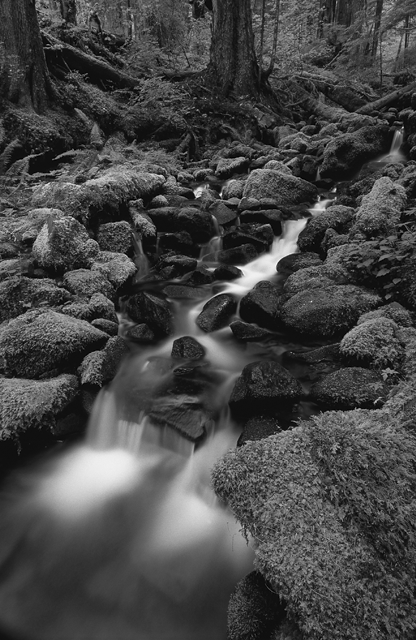
%> input picture Classes/ECES682/Lab5/Waterfall.tif, 416 x 640 px
$ octave Lab5.m   (GNU Octave 9; MATLAB toolbox functions it lacks are replaced by stand-ins)
%> lines starting %> are read from the running program, lines starting %| are printed output that depends on the picture
### Classes/ECES682/Lab5/do_blockdct.m
function out = do_blockdct(in, b_size, sw)
% The input image is not padded: If b_size does not divide dimensions, part
% is left out.
[h v] = size(in);
out = zeros(h,v);
kk = 1;
in = double(in);
for k = b_size:b_size:h
    mm = 1;
    for m = b_size:b_size:v
        get = in(kk:k,mm:m);
        if sw>0
            out(kk:k,mm:m) = dct2(get);
        else
            out(kk:k,mm:m) = idct2(get);
        end
        mm = mm+b_size;
    end
    kk = kk+b_size;
end


### Classes/ECES682/Lab5/do_dctencoding.m
function out = do_dctencoding(in, b_size, coeff)
% The input image is not padded: If b_size does not divide dimensions, part
% is left out.
% warning off all;
[h v] = size(in);
out = zeros(h,v);
kk = 1;
in = double(in);
for k = round(b_size:b_size:h)
    mm = 1;
    for m = round(b_size:b_size:v)
        get = in(kk:k,mm:m);
        out1(kk:k,mm:m) = dct2(get);
        out1(kk+b_size*coeff:k,:) = 0;
        out1(:,mm+b_size*coeff:m) = 0;
        mm = mm+b_size;
    end
    kk = kk+b_size;
end

kk = 1;
for k = round(b_size:b_size:h)
    mm = 1;
    for m = round(b_size:b_size:v)
        get = out1(kk:k,mm:m);
        out(kk:k,mm:m) = idct2(get);
        mm = mm+b_size;
    end
    kk = kk+b_size;
end

### Classes/ECES682/Lab5/Lab5.m
% ---------------------------- Lab 5 ----------------------------
% Lab 5
% ---------------------------------------------------------------


%% Init
clear;
clc;


%% Part 1.a
waterfall  = imread('Waterfall.tif');
%> waterfall is the input picture: size 640x416 uint8; min 0, max 251, mean 69.7
dct_water  = do_blockdct(waterfall, 8, 1);
%> after the loop in do_blockdct, `for k = b_size:b_size:h`:
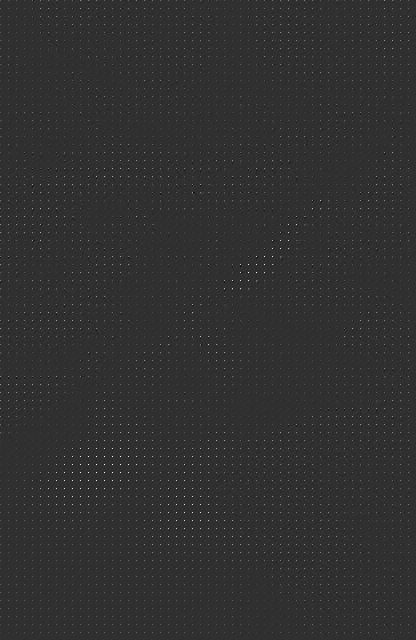
%> out: size 640x416 double; min -441.1, max 1901, mean 8.7; drawn with min black and max white
%> after the loop in do_blockdct, `for k = b_size:b_size:h`: kk = 641
idct_water = do_blockdct(dct_water, 8, -1);
MaxAbsDiff = max(max(abs(idct_water-double(waterfall))));
%> MaxAbsDiff = 1.99e-13
disp(['Maximum of the absolute value of the difference: ', num2str(MaxAbsDiff)]);
%| Maximum of the absolute value of the difference: 1.9895e-13


%% Part 1.b
DC = 0;
for i = 1:8:640
	for j = 1:8:416
        DC = DC + abs(dct_water(i,j));
	end
end
%> after the loop, DC = 2319622.4
aveDC = DC*64/(640*416);
%> aveDC = 557.6
aveNonDC = (sum(sum(dct_water))-DC)/(640*416-640*416/64);
%> aveNonDC = 0.0255

diff = zeros(1,3);


%% Part 1.c
waterfall = imread('Waterfall.tif');
encodewater = do_dctencoding(waterfall, 8, 1/2);
%> after the loop in do_dctencoding, `for k = round(b_size:b_size:h)`: kk = 641
%> after the loop in do_dctencoding, `for k = round(b_size:b_size:h)`:
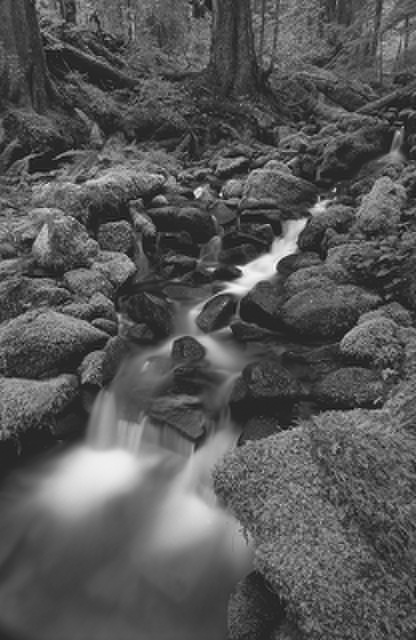
%> out: size 640x416 double; min -27.85, max 255.9, mean 69.7; drawn with min black and max white
figure(1);
imshow( uint8(encodewater) );
title( '1/4 of the DCT coefficients' );
diff(1,1) = mean(mean(abs(uint8(encodewater)-waterfall)));


%% Part 1.d
encodewater = do_dctencoding(waterfall, 8, 1/3);
figure(2);
imshow(uint8(encodewater));
title('1/9 of the DCT coefficients');
diff(1,2) = mean(mean(abs(uint8(encodewater)-waterfall)));

encodewater = do_dctencoding(waterfall, 8, 1/4);
figure(3);
imshow(uint8(encodewater));
title('1/16 of the DCT coefficients');
diff(1,3) = mean(mean(abs(uint8(encodewater)-waterfall)));

figure(4);
plot([1/4 1/9 1/16],diff,'--mo');
title('the rate-distortion curve');
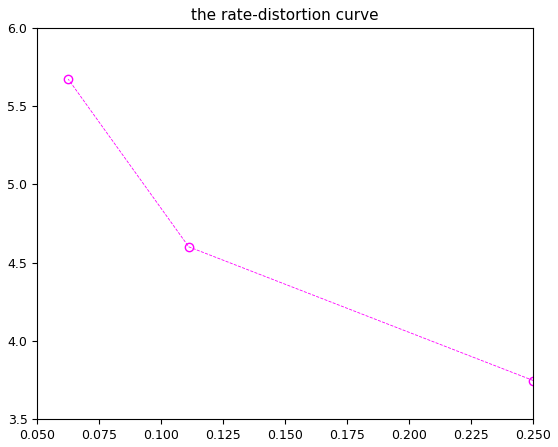
%> figure redrawn from the program's plot data


%% Part 2.a
ima = imread('a.jpg');
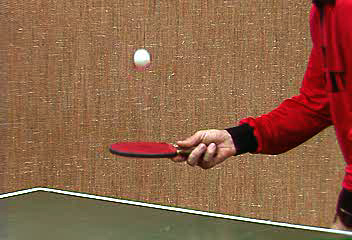
%> input picture Classes/ECES682/Lab5/a.jpg, 352 x 240 px
%> ima is the input picture: size 240x352x3 uint8; mean R, G, B 141.4, 98.7, 70.8
imb = imread('b.jpg');
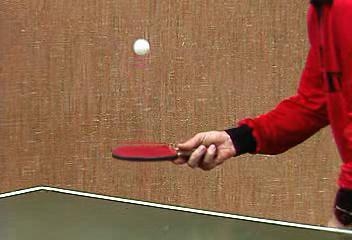
%> input picture Classes/ECES682/Lab5/b.jpg, 352 x 240 px
%> imb is the input picture: size 240x352x3 uint8; mean R, G, B 142.7, 98.1, 71.1
YCBCR = rgb2ycbcr(ima);
%> YCBCR: size 240x352x3 uint8; mean of channels 1, 2, 3 109, 109.5, 148.7
Yima = YCBCR(:,:,1);
YCBCR = rgb2ycbcr(imb);
%> YCBCR: size 240x352x3 uint8; mean of channels 1, 2, 3 109.1, 109.6, 149.4
Yimb = YCBCR(:,:,1);
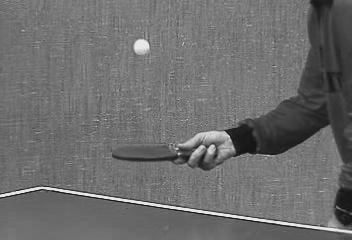
%> Yimb: size 240x352 uint8; min 17, max 235, mean 109.1
DiffY = abs(Yima-Yimb);
MeanDiffY = mean(mean(DiffY));
MeanYimb = mean(mean(Yimb));
Compression1 = MeanDiffY/MeanYimb;

imwrite(imb,'b.jpeg','Quality',75);
iminf1 = imfinfo('b.jpeg');
iminf2 = imfinfo('b.jpg');
Compression2 = iminf2.FileSize/iminf1.FileSize;


%% Part 2.b
ima = imread('a.jpg');
imb = imread('b.jpg');
figure;imshow(ima)
YCBCRa = rgb2ycbcr(ima);
YCBCRb = rgb2ycbcr(imb);
YCBCRb(:,:,1) = YCBCRb(:,:,1)-YCBCRa(:,:,1);
%> YCBCRb: size 240x352x3 uint8; mean of channels 1, 2, 3 6.2, 109.6, 149.4
rms = sqrt(mean(mean(abs(YCBCRa(:,:,1)).^2)));
bfroma = ycbcr2rgb(YCBCRb);
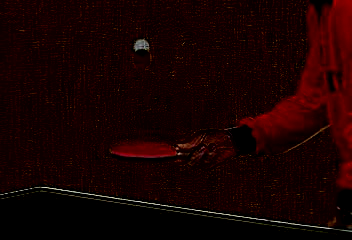
%> bfroma: size 240x352x3 uint8; mean R, G, B 24.8, 1.7, 1.1
figure(5);
imshow(bfroma)
imwrite(bfroma,'bfroma.jpg');
